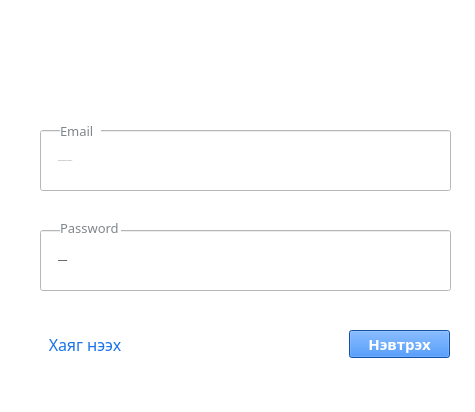
<?xml version="1.0" encoding="UTF-8"?>
<ui version="4.0">
 <class>LoginWindow</class>
 <widget class="QMainWindow" name="LoginWindow">
  <property name="geometry">
   <rect>
    <x>0</x>
    <y>0</y>
    <width>475</width>
    <height>412</height>
   </rect>
  </property>
  <property name="minimumSize">
   <size>
    <width>475</width>
    <height>412</height>
   </size>
  </property>
  <property name="maximumSize">
   <size>
    <width>475</width>
    <height>412</height>
   </size>
  </property>
  <property name="windowTitle">
   <string>Мейл нэвтрэх</string>
  </property>
  <property name="windowIcon">
   <iconset>
    <normaloff>../../../../Downloads/favicon.ico</normaloff>../../../../Downloads/favicon.ico</iconset>
  </property>
  <property name="styleSheet">
   <string notr="true">* {
	background-color: white;
}
</string>
  </property>
  <widget class="QWidget" name="centralwidget">
   <widget class="QLabel" name="imGoogle">
    <property name="geometry">
     <rect>
      <x>10</x>
      <y>10</y>
      <width>451</width>
      <height>101</height>
     </rect>
    </property>
    <property name="text">
     <string/>
    </property>
    <property name="pixmap">
     <pixmap>../img/shutis.png</pixmap>
    </property>
   </widget>
   <widget class="QLineEdit" name="accountInput">
    <property name="geometry">
     <rect>
      <x>40</x>
      <y>130</y>
      <width>411</width>
      <height>61</height>
     </rect>
    </property>
    <property name="font">
     <font>
      <family>Roboto,RobotoDraft,Helvetica,Arial,sans-serif</family>
      <pointsize>-1</pointsize>
      <weight>50</weight>
      <italic>false</italic>
      <bold>false</bold>
     </font>
    </property>
    <property name="styleSheet">
     <string notr="true">padding-left: 15px;
font:  400 16px Roboto,RobotoDraft,Helvetica,Arial,sans-serif</string>
    </property>
    <property name="text">
     <string/>
    </property>
    <property name="placeholderText">
     <string>Хэрэглэгчийн нэрээ оруулна уу</string>
    </property>
   </widget>
   <widget class="QLabel" name="label">
    <property name="enabled">
     <bool>true</bool>
    </property>
    <property name="geometry">
     <rect>
      <x>60</x>
      <y>120</y>
      <width>41</width>
      <height>21</height>
     </rect>
    </property>
    <property name="font">
     <font>
      <family>century gothic</family>
      <pointsize>10</pointsize>
     </font>
    </property>
    <property name="autoFillBackground">
     <bool>false</bool>
    </property>
    <property name="styleSheet">
     <string notr="true">font-family: century gothic ;
color: #80868b;</string>
    </property>
    <property name="text">
     <string>Email</string>
    </property>
    <property name="scaledContents">
     <bool>false</bool>
    </property>
   </widget>
   <widget class="QLineEdit" name="passwordInput">
    <property name="geometry">
     <rect>
      <x>40</x>
      <y>230</y>
      <width>411</width>
      <height>61</height>
     </rect>
    </property>
    <property name="font">
     <font>
      <family>Roboto,RobotoDraft,Helvetica,Arial,sans-serif</family>
      <pointsize>-1</pointsize>
      <weight>50</weight>
      <italic>false</italic>
      <bold>false</bold>
      <strikeout>true</strikeout>
     </font>
    </property>
    <property name="styleSheet">
     <string notr="true">padding-left: 15px;
font:  400 16px Roboto,RobotoDraft,Helvetica,Arial,sans-serif</string>
    </property>
    <property name="placeholderText">
     <string>Нууц үгээ оруулна уу</string>
    </property>
   </widget>
   <widget class="QLabel" name="label_2">
    <property name="geometry">
     <rect>
      <x>60</x>
      <y>220</y>
      <width>61</width>
      <height>16</height>
     </rect>
    </property>
    <property name="font">
     <font>
      <family>century gothic</family>
      <pointsize>10</pointsize>
     </font>
    </property>
    <property name="styleSheet">
     <string notr="true">font-family: century gothic ;
color: #80868b;</string>
    </property>
    <property name="text">
     <string>Password</string>
    </property>
   </widget>
   <widget class="QPushButton" name="btnLoginAccount">
    <property name="geometry">
     <rect>
      <x>349</x>
      <y>330</y>
      <width>101</width>
      <height>28</height>
     </rect>
    </property>
    <property name="font">
     <font>
      <family>Sans Serif</family>
      <pointsize>11</pointsize>
      <weight>75</weight>
      <bold>true</bold>
     </font>
    </property>
    <property name="cursor">
     <cursorShape>PointingHandCursor</cursorShape>
    </property>
    <property name="toolTip">
     <string>Үүнийг дарж нэвтэрнэ үү</string>
    </property>
    <property name="styleSheet">
     <string notr="true">color: rgb(255, 255, 255);
background-color: rgb(26, 115, 232);</string>
    </property>
    <property name="text">
     <string>Нэвтрэх</string>
    </property>
   </widget>
   <widget class="QPushButton" name="btnCreateAccount">
    <property name="geometry">
     <rect>
      <x>40</x>
      <y>330</y>
      <width>90</width>
      <height>28</height>
     </rect>
    </property>
    <property name="font">
     <font>
      <family>Sans Serif</family>
      <pointsize>12</pointsize>
      <italic>false</italic>
     </font>
    </property>
    <property name="cursor">
     <cursorShape>PointingHandCursor</cursorShape>
    </property>
    <property name="toolTip">
     <string>Үүнийг дарж шинэ хаяг нээнэ үү</string>
    </property>
    <property name="styleSheet">
     <string notr="true">color: rgb(26, 115, 232);</string>
    </property>
    <property name="text">
     <string>Хаяг нээх</string>
    </property>
    <property name="flat">
     <bool>true</bool>
    </property>
   </widget>
  </widget>
  <widget class="QStatusBar" name="statusbar"/>
 </widget>
 <resources/>
 <connections/>
</ui>
